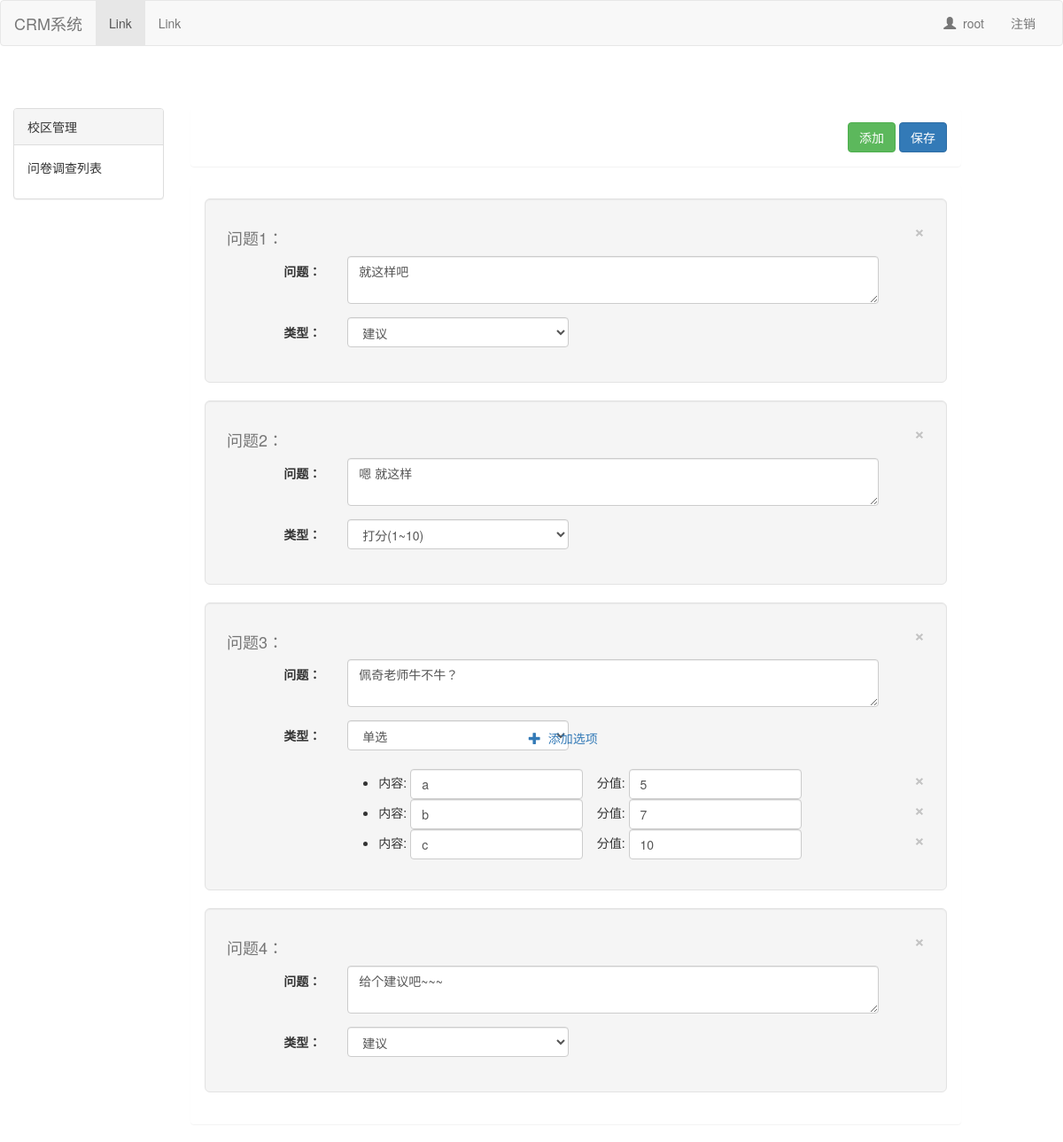
Page /question/2/ (signed in) on the committed database.
### app01/models.py (models this page shows, shortened)
class Question(models.Model):
    caption = models.CharField(max_length=64, verbose_name='问题内容')
    question_types = (
        (1, '打分'),
        (2, '单选'),
        (3, 'c'),
    )
    tp = models.IntegerField(choices=question_types)
    naire = models.ForeignKey(to=Questionnaire, default=1)
    class Meta:
        verbose_name_plural = '问题表'

class Option(models.Model):
    name = models.CharField(verbose_name='选项名称', max_length=32)
    score = models.IntegerField(verbose_name='选项对应的分值')
    qs = models.ForeignKey(to='Question', verbose_name='管理问题')
    class Meta:
        verbose_name_plural = '单选题选项'

### app01/views.py (the view)
# urls.py: url(r'^question/(\d+)/$', views.question),
def question(request, nid):
    que_list = models.Question.objects.filter(naire_id=nid)
    types = {1: '打分(1~10)', 2: '单选', 3: '建议'}
    return render(request, 'que_list.html', {'que_list': que_list, 'types': types, 'naire_id': nid})

### templates/que_list.html (shortened to what this page needs)
{% extends 'index.html' %}
{% block link %}
    <link rel="stylesheet" href="/static/css/addQuestion.css">
{% endblock %}
{% block Content %}
    <div class="panel ">
        <div class="panel-body">
            <div class="pull-right">
                <button type="button" class="btn btn-success" id="addQuestion">添加</button>
                <button type="button" class="btn btn-primary">保存</button>
            </div>
        </div>
    </div>
    <div class="panel">
        <div class="panel-body" id="Questions">
            <form class="form-horizontal">
                {% for que in que_list %}
                    <div class="well well-lg">
                        <button type="button" class="close" data-dismiss="modal" aria-label="Close"
                                onclick="functiondel(this)">
                            <span aria-hidden="true">&times;</span>
                        </button>
                        <h4 style="color:#777">问题{{ forloop.counter }}：</h4>
                        <div class="form-group">
                            <label for="inputPassword" class="col-sm-2 col-md-2 control-label">问题：</label>
                            <div class="col-md-3">
                                <textarea name="" id="" cols="5" rows="2" class="form-control"
                                          style="width: 600px">{{ que.caption }}</textarea>
                            </div>
                        </div>
                        <div class="form-group">
                            <label for="inputPassword" class="col-sm-2 col-md-2 control-label">类型：</label>
                            <div class="col-md-3">
                                <select name="type_id" class="form-control types" style="width: 250px"
                                        onchange="selectchange(this)">
                                    {% for type,value in types.items %}
                                        {% if type == que.tp %}
                                            <option value="{{ type }}" selected>{{ value }}</option>
                                        {% else %}
                                            <option value="{{ type }}">{{ value }}</option>
                                        {% endif %}
                                    {% endfor %}
                                </select>
                            </div>
                            {% if que.tp == 2 %}
                                <ul class="nav col-md-2 col-sm-2 addoption" >
                                    <li role="presentation" class="active addSelect"  onclick="addSelectfunc(this)">
                                        <a><span class="glyphicon glyphicon-plus "
                                                 aria-hidden="true"></span>&nbsp;&nbsp;添加选项</a>
                                    </li>
                                </ul>
                            {% endif %}
                        </div>
                        {% if que.tp == 2 %}
                            <div class="col-md-offset-2 col-sm-offset-2">
                                <ul class="form-inline ">
                                    {% for option in que.option_set.all %}
                                        <li>
                                            内容:
                                            <input type="text" class="form-control" value="{{ option.name }}">
                                            &nbsp; &nbsp;分值:
                                            <input type="text" class="form-control" value="{{ option.score }}">
                                            <button type="button" class="close" data-dismiss="modal" aria-label="Close"
                                                    onclick="functiondel(this)">
                                                <span aria-hidden="true">&times;</span>
                                            </button>
                                        </li>
                                    {% endfor %}
                                </ul>
                            </div>
                        {% else %}
                            <div class="col-md-offset-2 col-sm-offset-2">
                                <ul class="form-inline " id="addop">
                                </ul>
                            </div>
                        {% endif %}
                    </div>
                {% endfor %}
            </form>
        </div>
    </div>
{% endblock %}

### templates/index.html (shortened to what this page needs)
<!DOCTYPE html>
<html lang="en">
<head>
    <link rel="stylesheet" href="/static/bootstrap-3.3.7/css/bootstrap.min.css">
    {% block link %}
    {% endblock %}
</head>
<body>
<nav class="navbar navbar-default">
    <div class="container-fluid">
        <div class="navbar-header">
            <a class="navbar-brand" href="/">CRM系统</a>
        </div>
        <div class="collapse navbar-collapse" id="bs-example-navbar-collapse-1">
            <ul class="nav navbar-nav">
                <li class="active"><a href="#">Link <span class="sr-only">(current)</span></a></li>
                <li><a href="#">Link</a></li>
            </ul>
            <ul class="nav navbar-nav navbar-right">
                {% if request.user.username %}
                    <li><a href=""><span class="glyphicon glyphicon-user" aria-hidden="true"></span>&nbsp;&nbsp;{{ request.session.userName }}</a></li>
                    <li><a href="/logoff/">注销</a></li>
                {% else %}
                    <li><a href="/login/">登录</a></li>
                    <li><a href="">注册</a></li>
                {% endif %}
            </ul>
        </div>
    </div>
</nav>
<div class="container-fluid" style="margin-top: 70px">
    <div class="row">
        <div class="col-md-2 sidebar">
            <div id="user_stats">
                <div class="panel panel-default ">
                    <div class="panel-heading">校区管理</div>
                    <div class="panel-body">
                        <p>问卷调查列表</p>
                    </div>
                </div>
            </div>
        </div>
            <div class="col-md-9 main">
            {% block Content %}{% endblock %}
            </div>
    </div>
</div>
</body>
</html>

### rows in the picture
Question: caption "就这样吧", type_id "建议"
Question: caption "嗯 就这样", type_id "打分(1~10)"
Question: caption "佩奇老师牛不牛？", type_id "单选", shows "添加选项"
Option: name "a", score "5"
Option: name "b", score "7"
Option: name "c", score "10"
Question: caption "给个建议吧~~~", type_id "建议"

### other values in the picture
{{ request.session.userName }} "root"
